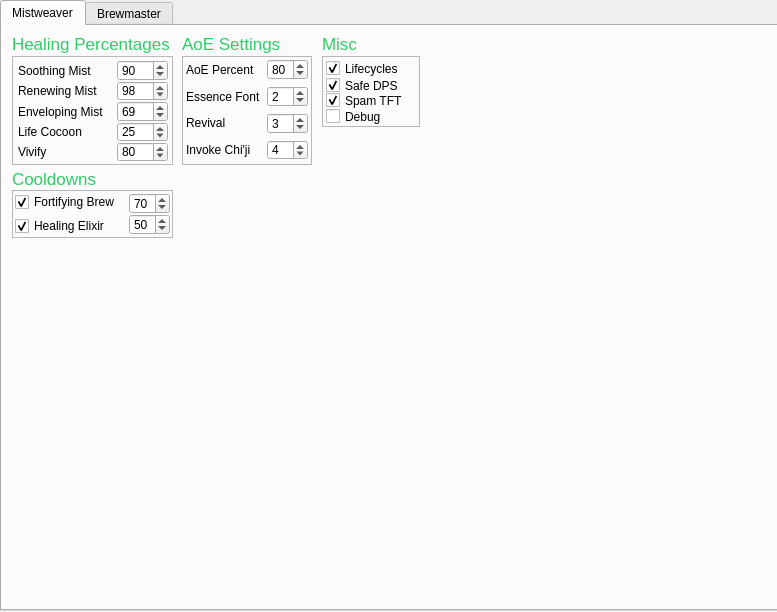
<?xml version="1.0" encoding="UTF-8"?>
<ui version="4.0">
 <class>Form</class>
 <widget class="QWidget" name="Form">
  <property name="geometry">
   <rect>
    <x>0</x>
    <y>0</y>
    <width>777</width>
    <height>612</height>
   </rect>
  </property>
  <property name="windowTitle">
   <string>Monk Settings</string>
  </property>
  <widget class="QTabWidget" name="tabWidget">
   <property name="geometry">
    <rect>
     <x>0</x>
     <y>0</y>
     <width>781</width>
     <height>611</height>
    </rect>
   </property>
   <property name="cursor">
    <cursorShape>ArrowCursor</cursorShape>
   </property>
   <property name="styleSheet">
    <string notr="true"/>
   </property>
   <property name="tabPosition">
    <enum>QTabWidget::North</enum>
   </property>
   <property name="tabShape">
    <enum>QTabWidget::Rounded</enum>
   </property>
   <property name="currentIndex">
    <number>0</number>
   </property>
   <property name="elideMode">
    <enum>Qt::ElideNone</enum>
   </property>
   <property name="documentMode">
    <bool>false</bool>
   </property>
   <property name="tabBarAutoHide">
    <bool>false</bool>
   </property>
   <widget class="QWidget" name="mist">
    <attribute name="title">
     <string>Mistweaver</string>
    </attribute>
    <widget class="QFrame" name="frame">
     <property name="geometry">
      <rect>
       <x>10</x>
       <y>30</y>
       <width>161</width>
       <height>109</height>
      </rect>
     </property>
     <property name="frameShape">
      <enum>QFrame::StyledPanel</enum>
     </property>
     <property name="frameShadow">
      <enum>QFrame::Raised</enum>
     </property>
     <widget class="QWidget" name="verticalLayoutWidget">
      <property name="geometry">
       <rect>
        <x>6</x>
        <y>5</y>
        <width>91</width>
        <height>101</height>
       </rect>
      </property>
      <layout class="QVBoxLayout" name="verticalLayout">
       <property name="spacing">
        <number>0</number>
       </property>
       <item>
        <widget class="QLabel" name="Label00">
         <property name="text">
          <string>Soothing Mist</string>
         </property>
        </widget>
       </item>
       <item>
        <widget class="QLabel" name="label_5">
         <property name="text">
          <string>Renewing Mist</string>
         </property>
        </widget>
       </item>
       <item>
        <widget class="QLabel" name="label_7">
         <property name="text">
          <string>Enveloping Mist</string>
         </property>
        </widget>
       </item>
       <item>
        <widget class="QLabel" name="label_6">
         <property name="text">
          <string>Life Cocoon</string>
         </property>
        </widget>
       </item>
       <item>
        <widget class="QLabel" name="label_4">
         <property name="text">
          <string>Vivify</string>
         </property>
        </widget>
       </item>
      </layout>
     </widget>
     <widget class="QWidget" name="verticalLayoutWidget_2">
      <property name="geometry">
       <rect>
        <x>105</x>
        <y>4</y>
        <width>51</width>
        <height>102</height>
       </rect>
      </property>
      <layout class="QVBoxLayout" name="verticalLayout_2">
       <property name="spacing">
        <number>0</number>
       </property>
       <item>
        <widget class="QSpinBox" name="Settings_SoothingPercent">
         <property name="value">
          <number>90</number>
         </property>
        </widget>
       </item>
       <item>
        <widget class="QSpinBox" name="Settings_RenewPercent">
         <property name="value">
          <number>98</number>
         </property>
        </widget>
       </item>
       <item>
        <widget class="QSpinBox" name="Settings_EnvelopPercent">
         <property name="value">
          <number>69</number>
         </property>
        </widget>
       </item>
       <item>
        <widget class="QSpinBox" name="Settings_CocoonPercent">
         <property name="value">
          <number>25</number>
         </property>
        </widget>
       </item>
       <item>
        <widget class="QSpinBox" name="Settings_VivifyPercent">
         <property name="value">
          <number>80</number>
         </property>
        </widget>
       </item>
      </layout>
     </widget>
    </widget>
    <widget class="QLabel" name="label_2">
     <property name="geometry">
      <rect>
       <x>10</x>
       <y>2</y>
       <width>181</width>
       <height>31</height>
      </rect>
     </property>
     <property name="font">
      <font>
       <pointsize>13</pointsize>
      </font>
     </property>
     <property name="toolTip">
      <string>If a party/raid member is below the health presented in the box then use spell mentioned.</string>
     </property>
     <property name="styleSheet">
      <string notr="true">color: rgb(48, 203, 105);</string>
     </property>
     <property name="text">
      <string>Healing Percentages</string>
     </property>
    </widget>
    <widget class="QLabel" name="label_8">
     <property name="geometry">
      <rect>
       <x>180</x>
       <y>2</y>
       <width>101</width>
       <height>31</height>
      </rect>
     </property>
     <property name="font">
      <font>
       <pointsize>13</pointsize>
      </font>
     </property>
     <property name="styleSheet">
      <string notr="true">color: rgb(48, 203, 105);</string>
     </property>
     <property name="text">
      <string>AoE Settings</string>
     </property>
    </widget>
    <widget class="QFrame" name="frame_2">
     <property name="geometry">
      <rect>
       <x>180</x>
       <y>30</y>
       <width>130</width>
       <height>109</height>
      </rect>
     </property>
     <property name="frameShape">
      <enum>QFrame::StyledPanel</enum>
     </property>
     <property name="frameShadow">
      <enum>QFrame::Raised</enum>
     </property>
     <widget class="QWidget" name="verticalLayoutWidget_3">
      <property name="geometry">
       <rect>
        <x>4</x>
        <y>3</y>
        <width>81</width>
        <height>101</height>
       </rect>
      </property>
      <layout class="QVBoxLayout" name="verticalLayout_3">
       <item>
        <widget class="QLabel" name="label_9">
         <property name="text">
          <string>AoE Percent</string>
         </property>
        </widget>
       </item>
       <item>
        <widget class="QLabel" name="label_11">
         <property name="text">
          <string>Essence Font</string>
         </property>
        </widget>
       </item>
       <item>
        <widget class="QLabel" name="label_12">
         <property name="text">
          <string>Revival</string>
         </property>
        </widget>
       </item>
       <item>
        <widget class="QLabel" name="label_10">
         <property name="text">
          <string>Invoke Chi'ji</string>
         </property>
        </widget>
       </item>
      </layout>
     </widget>
     <widget class="QWidget" name="verticalLayoutWidget_4">
      <property name="geometry">
       <rect>
        <x>85</x>
        <y>3</y>
        <width>41</width>
        <height>101</height>
       </rect>
      </property>
      <layout class="QVBoxLayout" name="verticalLayout_4">
       <item>
        <widget class="QSpinBox" name="Settings_AoePercent">
         <property name="toolTip">
          <string>If a party/raid member is below this threshold add them to potential AoE heal targets.</string>
         </property>
         <property name="value">
          <number>80</number>
         </property>
        </widget>
       </item>
       <item>
        <widget class="QSpinBox" name="Settings_EssenceCount">
         <property name="toolTip">
          <string>If this amount of players are below AoE Percent threshold then use Essence font.</string>
         </property>
         <property name="maximum">
          <number>20</number>
         </property>
         <property name="value">
          <number>2</number>
         </property>
        </widget>
       </item>
       <item>
        <widget class="QSpinBox" name="Settings_RevivalCount">
         <property name="toolTip">
          <string>If this amount of players are below AoE Percent threshold then use Revival.</string>
         </property>
         <property name="maximum">
          <number>20</number>
         </property>
         <property name="value">
          <number>3</number>
         </property>
        </widget>
       </item>
       <item>
        <widget class="QSpinBox" name="Settings_ChijiCount">
         <property name="toolTip">
          <string>If this amount of players are below AoE Percent threshold then use Invoke Chi'ji.</string>
         </property>
         <property name="maximum">
          <number>20</number>
         </property>
         <property name="value">
          <number>4</number>
         </property>
        </widget>
       </item>
      </layout>
     </widget>
    </widget>
    <widget class="QLabel" name="label_13">
     <property name="geometry">
      <rect>
       <x>320</x>
       <y>2</y>
       <width>51</width>
       <height>31</height>
      </rect>
     </property>
     <property name="font">
      <font>
       <pointsize>13</pointsize>
      </font>
     </property>
     <property name="styleSheet">
      <string notr="true">color: rgb(48, 203, 105);</string>
     </property>
     <property name="text">
      <string>Misc</string>
     </property>
    </widget>
    <widget class="QFrame" name="frame_3">
     <property name="geometry">
      <rect>
       <x>320</x>
       <y>30</y>
       <width>98</width>
       <height>71</height>
      </rect>
     </property>
     <property name="frameShape">
      <enum>QFrame::StyledPanel</enum>
     </property>
     <property name="frameShadow">
      <enum>QFrame::Raised</enum>
     </property>
     <widget class="QCheckBox" name="Settings_doDPS">
      <property name="geometry">
       <rect>
        <x>4</x>
        <y>21</y>
        <width>91</width>
        <height>17</height>
       </rect>
      </property>
      <property name="toolTip">
       <string>If all party/raid members are above health threshold, do DPS.</string>
      </property>
      <property name="text">
       <string>Safe DPS</string>
      </property>
      <property name="checked">
       <bool>true</bool>
      </property>
     </widget>
     <widget class="QCheckBox" name="Settings_drawDebug">
      <property name="geometry">
       <rect>
        <x>4</x>
        <y>52</y>
        <width>81</width>
        <height>17</height>
       </rect>
      </property>
      <property name="toolTip">
       <string>Draw debug text on screen.</string>
      </property>
      <property name="text">
       <string>Debug</string>
      </property>
     </widget>
     <widget class="QCheckBox" name="Settings_LifeCycleRotation">
      <property name="geometry">
       <rect>
        <x>4</x>
        <y>4</y>
        <width>91</width>
        <height>17</height>
       </rect>
      </property>
      <property name="toolTip">
       <string>Do Lifecycles rotation to conserve mana(Talent)</string>
      </property>
      <property name="text">
       <string>Lifecycles</string>
      </property>
      <property name="checked">
       <bool>true</bool>
      </property>
     </widget>
     <widget class="QCheckBox" name="Settings_doTFT">
      <property name="geometry">
       <rect>
        <x>4</x>
        <y>36</y>
        <width>91</width>
        <height>17</height>
       </rect>
      </property>
      <property name="toolTip">
       <string>Use Thunder focus tea whenever we are in combat.</string>
      </property>
      <property name="text">
       <string>Spam TFT</string>
      </property>
      <property name="checked">
       <bool>true</bool>
      </property>
     </widget>
    </widget>
    <widget class="QFrame" name="frame_4">
     <property name="geometry">
      <rect>
       <x>10</x>
       <y>164</y>
       <width>161</width>
       <height>48</height>
      </rect>
     </property>
     <property name="frameShape">
      <enum>QFrame::StyledPanel</enum>
     </property>
     <property name="frameShadow">
      <enum>QFrame::Raised</enum>
     </property>
     <widget class="QWidget" name="verticalLayoutWidget_5">
      <property name="geometry">
       <rect>
        <x>3</x>
        <y>3</y>
        <width>111</width>
        <height>42</height>
       </rect>
      </property>
      <layout class="QVBoxLayout" name="verticalLayout_5">
       <item>
        <widget class="QCheckBox" name="Settings_FortifyingBrew">
         <property name="text">
          <string>Fortifying Brew</string>
         </property>
         <property name="checked">
          <bool>true</bool>
         </property>
        </widget>
       </item>
       <item>
        <widget class="QCheckBox" name="Settings_HealingElixir">
         <property name="text">
          <string>Healing Elixir</string>
         </property>
         <property name="checked">
          <bool>true</bool>
         </property>
        </widget>
       </item>
      </layout>
     </widget>
     <widget class="QWidget" name="verticalLayoutWidget_6">
      <property name="geometry">
       <rect>
        <x>117</x>
        <y>3</y>
        <width>41</width>
        <height>42</height>
       </rect>
      </property>
      <layout class="QVBoxLayout" name="verticalLayout_6">
       <property name="spacing">
        <number>0</number>
       </property>
       <item>
        <widget class="QSpinBox" name="Settings_FortifyingBrewPercent">
         <property name="value">
          <number>70</number>
         </property>
        </widget>
       </item>
       <item>
        <widget class="QSpinBox" name="Settings_HealingElixirPercent">
         <property name="value">
          <number>50</number>
         </property>
        </widget>
       </item>
      </layout>
     </widget>
    </widget>
    <widget class="QLabel" name="label_3">
     <property name="geometry">
      <rect>
       <x>10</x>
       <y>145</y>
       <width>161</width>
       <height>16</height>
      </rect>
     </property>
     <property name="font">
      <font>
       <pointsize>13</pointsize>
      </font>
     </property>
     <property name="styleSheet">
      <string notr="true">color: rgb(48, 203, 105);</string>
     </property>
     <property name="text">
      <string>Cooldowns</string>
     </property>
    </widget>
   </widget>
   <widget class="QWidget" name="Brew">
    <attribute name="title">
     <string>Brewmaster</string>
    </attribute>
    <widget class="QLabel" name="label">
     <property name="geometry">
      <rect>
       <x>10</x>
       <y>-9</y>
       <width>351</width>
       <height>161</height>
      </rect>
     </property>
     <property name="font">
      <font>
       <family>Leelawadee UI</family>
       <pointsize>72</pointsize>
       <weight>50</weight>
       <bold>false</bold>
      </font>
     </property>
     <property name="text">
      <string>SOON™</string>
     </property>
    </widget>
   </widget>
  </widget>
 </widget>
 <resources/>
 <connections/>
</ui>
